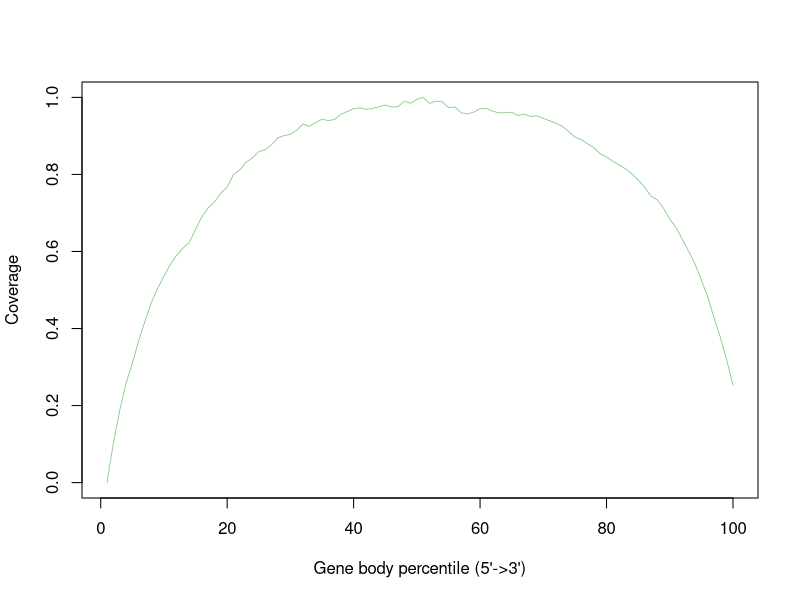

Reproduce this figure in R.
MI_6Hr_SRR12108305.gencode.Aligned.sortedByCoord.out <- c(0.0,0.10233230705365483,0.1867902814773815,0.25719076117664696,0.3093045513774057,0.36872960413279365,0.4187654662653798,0.46731010943139495,0.5045739786210952,0.535661258518698,0.5663140415816238,0.5899124779465181,0.6087711165692278,0.6229116361665571,0.6575925093114701,0.6898739636304931,0.7132855940314341,0.7287895665409763,0.75174179264538,0.7670045317743107,0.7997403166476401,0.8119910978886313,0.8320582096608664,0.8426194347389906,0.85947625142699,0.8637036012038607,0.8768630435534646,0.8946059201346848,0.9009121204783155,0.9039286908591921,0.9148469228906493,0.9311613104092434,0.9247923801616679,0.9344721578395083,0.9431288845838954,0.9399642531797373,0.9427806413671429,0.9565064978494252,0.9634893509069314,0.9706271837271249,0.972787675418872,0.969129507270442,0.9714145362714913,0.9757087671959502,0.9804439524451978,0.9753978851719883,0.9755210387334095,0.9903188385742784,0.9848927018830502,0.9953589096066696,1.0,0.984503868728451,0.990601584391324,0.9886029912016697,0.9734228156963135,0.975523344979878,0.9600719548898191,0.9569963445993473,0.9617292236021263,0.9701853069037488,0.971661765892921,0.9642790096977664,0.9597297079138848,0.9600428961843153,0.9615673251000334,0.9530978655688933,0.9563381418572203,0.9503561997670691,0.9523926153988077,0.9453954636131964,0.9395011588888504,0.9325196895792254,0.9252374857301,0.9113377382640883,0.8970643788701699,0.8905307826247391,0.8797034167041432,0.869283333909895,0.8536193078954348,0.8452536294553799,0.8345406533596246,0.8244844962581152,0.8148268585463728,0.8020156594135215,0.7857769167790962,0.7678204817748873,0.7440333944488647,0.7344477116269416,0.7126762837144406,0.6843246733778439,0.6622977133566265,0.6311647697789463,0.6003053470324373,0.5674920722777643,0.5257882173867922,0.48261528349534716,0.4290236505575351,0.3774416807924263,0.31913469632499625,0.2525063133497077)


pdf("/athena/angsd/scratch/pes4008/project/QC/rseqc/MI_6Hr_SRR12108305.geneBodyCoverage.curves.pdf")
x=1:100
icolor = colorRampPalette(c("#7fc97f","#beaed4","#fdc086","#ffff99","#386cb0","#f0027f"))(1)
plot(x,MI_6Hr_SRR12108305.gencode.Aligned.sortedByCoord.out,type='l',xlab="Gene body percentile (5'->3')", ylab="Coverage",lwd=0.8,col=icolor[1])
dev.off()
